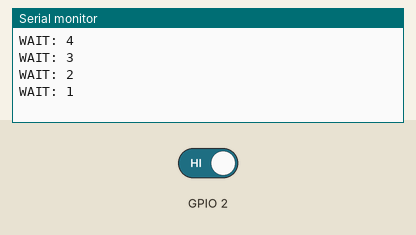
A sketch run on a simulated ESP8266 (NodeMCU). On the bench: the last lines printed to the serial monitor. The test bench sets the inputs (shaded band); at power-on: GPIO 2 HIGH. WiFi joins after 1.5 s; servers stay silent unless stated; uploads are accepted with an empty reply.

Above: at 5.2 s.
5.3 s: GPIO 2 driven LOW
At 6.1 s:
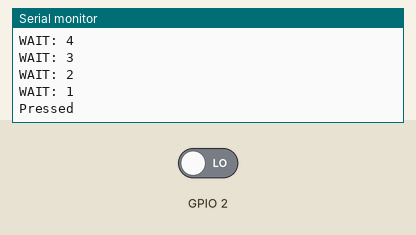
7.7 s: GPIO 2 driven HIGH
At 8.9 s:
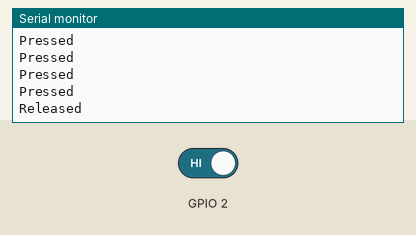
Timing chart, 0 to 10.7 s (numbered marks = the images above; inputs shaded):
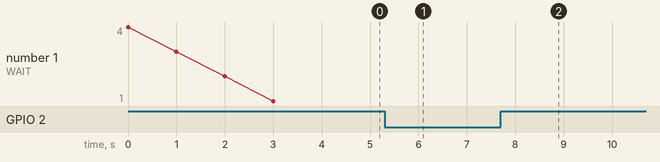

The sketch:

IoTbutton_02.ino
```cpp
// (licence header left out)
#include <Arduino.h>

#include <ESP8266WiFi.h>
#include <ESP8266WiFiMulti.h>

#include <ESP8266HTTPClient.h>

#define SERIAL Serial

ESP8266WiFiMulti WiFiAccess;


void setup() {

    SERIAL.begin(115200);

    for(uint8_t t = 4; t > 0; t--) {
        SERIAL.printf("WAIT: %d\n", t);
        SERIAL.flush();
        delay(1000);
    }

    WiFiAccess.addAP("SSID", "PASSWORD"); //CHANGE HERE!

      pinMode(2, INPUT);

}

void loop() {

    // wait for WiFi connection
    if((WiFiAccess.run() == WL_CONNECTED)) {

        HTTPClient http;

        // Read state Pin GPIO2
        if(digitalRead(2)==LOW){
            http.begin("http://YourServerURL/index.php?state=ON"); //CHANGE HERE!
            SERIAL.println("Pressed");
        } else {
            http.begin("http://192.168.1.101/php/IoTbutton/index.php?state=OFF"); //HTTP
            SERIAL.println("Released");
        }

        // start connection and send HTTP header
        int httpCode = http.GET();
        http.end();

    }

delay(500);
}
```

Measured:
- after the input at 5.3 s, the serial monitor: prints a new line after 0.20 s (image 1)
- after the input at 7.7 s, the serial monitor: prints a new line after 0.60 s (image 2)
